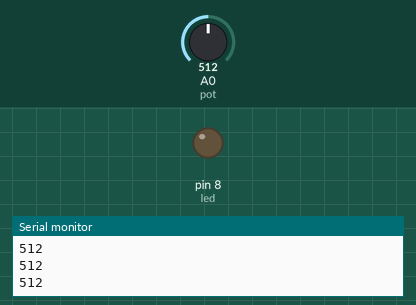
This sketch was run on a simulated Arduino Uno, built with avr-gcc and run on an emulated ATmega328P. Shown: output pins drawn as LEDs (lit = HIGH), the last lines printed to the serial monitor. Inputs (shaded band) come from the test bench; at power-on: A0 (pot) = 512.

Above: at 1.2 s.
1.3 s: A0 (pot) set to 883
2.8 s: A0 (pot) set to 918
At 3.9 s:
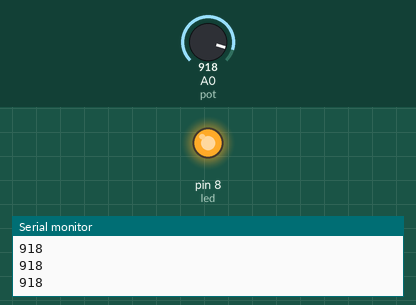
4.3 s: A0 (pot) set to 512
5.8 s: A0 (pot) set to 484
At 6.2 s:
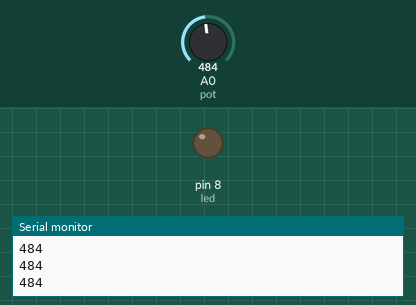
7.3 s: A0 (pot) set to 107
8.8 s: A0 (pot) set to 94
At 9.6 s:
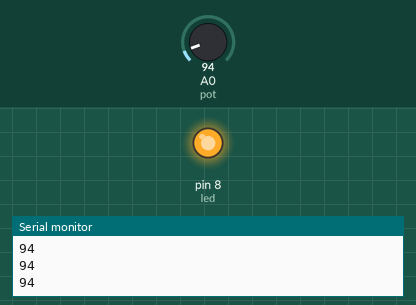
Timing chart, 0 to 11.3 s (numbered marks = the images above; inputs shaded):
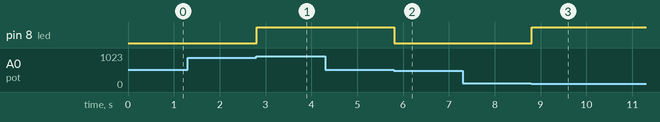

Measured:
- the behaviour switches between 900 and 901 on A0 (pot) (found by bisection; images 0 and 1)
- the behaviour switches between 500 and 499 on A0 (pot) (found by bisection; images 1 and 2)
- the behaviour switches between 101 and 100 on A0 (pot) (found by bisection; images 2 and 3)
- after the input at 2.8 s, pin 8 (led): LOW → HIGH at once
- after the input at 5.8 s, pin 8 (led): HIGH → LOW at once
- after the input at 8.8 s, pin 8 (led): LOW → HIGH at once

The sketch:

practicaPot.ino
```cpp
//CODIGO UTILIZACION DEL POTENCIOMETRO
int pot =A0;
int valor;
int led=8;
void setup() {
  Serial.begin(9600);
  pinMode (pot,INPUT);
  pinMode (led,OUTPUT);

}

void loop() {

  valor=analogRead(pot);
  Serial.println(valor);
  if(valor<=100){
    digitalWrite(led,HIGH);
  }
  if(valor >300 && valor <500){
    digitalWrite(led,LOW);
  }
  if(valor >900){
    digitalWrite(led,HIGH);
  }

}
```
